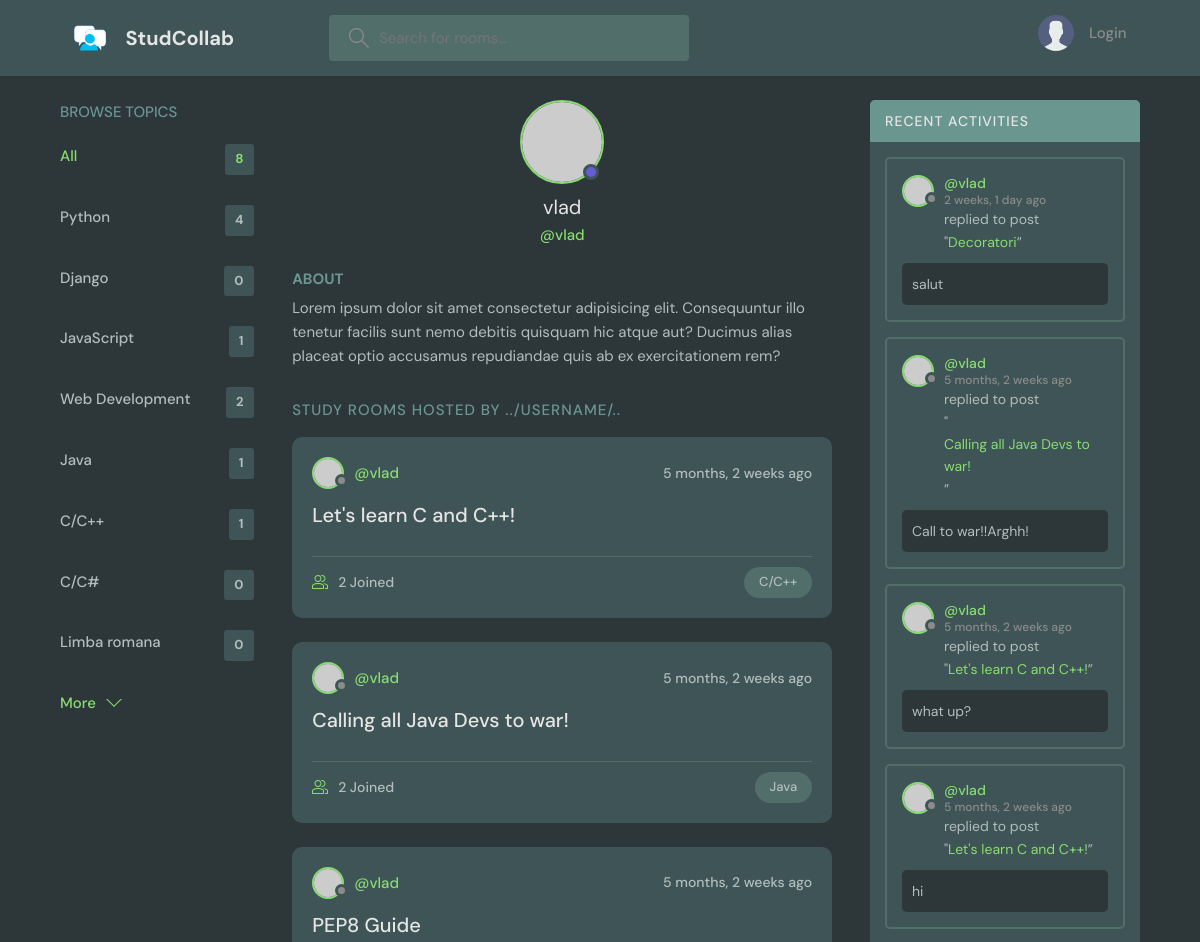
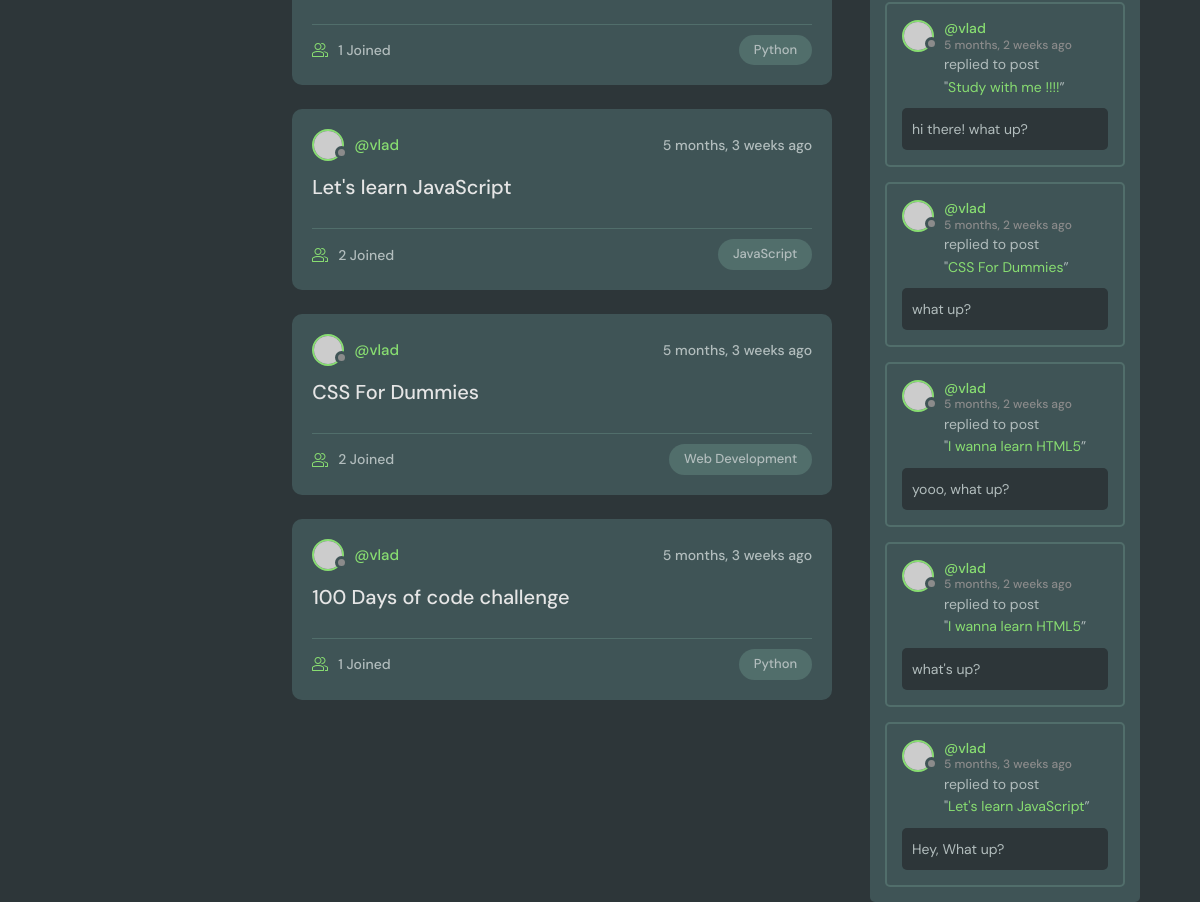
Page /profile/1/ on the committed database (2 pictures, top to bottom).
### base/models.py (models this page shows, shortened)
class Topic(models.Model):
    name = models.CharField(max_length=200)

class Room(models.Model):
    host = models.ForeignKey(User, on_delete=models.SET_NULL, null=True)
    topic = models.ForeignKey(Topic, on_delete=models.SET_NULL, null=True)
    name = models.CharField(max_length=200)
    description = models.TextField(null=True, blank=True)
    participants = models.ManyToManyField(User, related_name='participants',
                                          blank=True)
    updated = models.DateTimeField(auto_now=True)
    created = models.DateTimeField(auto_now_add=True)
    class Meta:
        ordering = ['-updated', '-created']
    def __str__(self):
        return self.name

class Message(models.Model):
    user = models.ForeignKey(User, on_delete=models.CASCADE)
    room = models.ForeignKey(Room, on_delete=models.CASCADE)
    body = models.TextField()
    updated = models.DateTimeField(auto_now=True)
    created = models.DateTimeField(auto_now_add=True)
    class Meta:
        ordering = ['-updated', '-created']

### base/views.py (the view)
# urls.py: path('profile/<str:pk>/', views.user_profile, name="user-profile"),
def user_profile(reqest, pk):
    user = User.objects.get(id=pk)
    rooms = user.room_set.all()
    room_messages = user.message_set.all()
    topics = Topic.objects.all()
    context = {'user': user, 'rooms': rooms,
               'room_messages': room_messages, 'topics': topics}
    return render(reqest, 'base/profile.html', context)

### base/templates/base/profile.html (shortened to what this page needs)
{% extends 'main.html' %}
{% block content %}
<main class="profile-page layout layout--3">
<div class="container">
    {% include 'base/topics_component.html' %}
  <div class="roomList">
    <div class="profile">
      <div class="profile__avatar">
        <div class="avatar avatar--large active">
          <img src="https://randomuser.me/api/portraits/men/11.jpg" />
        </div>
      </div>
      <div class="profile__info">
        <h3>{{ user.username }}</h3>
        <p>@{{ user.username }}</p>
      </div>
      <div class="profile__about">
        <h3>About</h3>
        <p>
          Lorem ipsum dolor sit amet consectetur adipisicing elit. Consequuntur illo tenetur
          facilis sunt nemo debitis quisquam hic atque aut? Ducimus alias placeat optio
          accusamus repudiandae quis ab ex exercitationem rem?
        </p>
      </div>
    </div>
    <div class="roomList__header">
      <div>
        <h2>Study Rooms Hosted by ../username/..</a>
        </h2>
      </div>
    </div>
        {% include 'base/feed_component.html' %}
  </div>
    {% include 'base/activity_component.html' %}
</div>
</main>
{% endblock content %}

### templates/main.html (shortened to what this page needs)
<!DOCTYPE html>
{% load static %}
<html lang="en">
  <head>
    <link rel="stylesheet" href="{% static 'styles/style.css' %}" />
  </head>
  <body>
    {% include 'navbar.html' %}
    {% block content %}
    {% endblock %}
  </body>
</html>

### templates/navbar.html (shortened to what this page needs)
{% load static %}
<header class="header header--loggedIn">
  <div class="container">
    <a href="{% url 'home' %}" class="header__logo">
      <img src="{% static 'images/logo2.svg' %}" />
      <h1>StudCollab</h1>
    </a>
    <form class="header__search" method="GET" action="{% url 'home' %}">
      <label>
        <input name="q" placeholder="Search for rooms..." />
      </label>
    </form>
    <nav class="header__menu">
        {% if request.user.is_authenticated %}
      <div class="header__user">
        <a href="{% url 'update-user' %}">
          <div class="avatar avatar--medium active">
            <img src="https://randomuser.me/api/portraits/men/37.jpg" />
          </div>
          <p>{{ request.user.username }} <span>@{{ request.user.username }}</span></p>
        </a>
        <button class="dropdown-button">
          <svg version="1.1" xmlns="http://www.w3.org/2000/svg" width="32" height="32" viewBox="0 0 32 32">
            <title>chevron-down</title>
            <path d="M16 21l-13-13h-3l16 16 16-16h-3l-13 13z"></path>
          </svg>
        </button>
      </div>
        {% else %}
        <a href="{% url 'login' %}">
            <img src="{% static 'images/avatar.svg' %}" />
            <p>Login</p>
        </a>
        {% endif %}
    </nav>
  </div>
</header>

### base/templates/base/topics_component.html
<div class="topics">
    <div class="topics__header">
        <h2>Browse Topics</h2>
    </div>
    <ul class="topics__list">
        <li>
          <a href="{% url 'home' %}" class="active">All <span>{{ topics.count }}</span></a>
        </li>
        {% for topic in topics %}
        <li>
          <a href="{% url 'home' %}?q={{topic.name}}">{{ topic.name }}
              <span>{{ topic.room_set.all.count }}</span></a>
        </li>
        {% endfor %}
    </ul>
    <a class="btn btn--link" href="{% url 'topics' %}">More
        <svg version="1.1" xmlns="http://www.w3.org/2000/svg" width="32" height="32" viewBox="0 0 32 32">
            <title>chevron-down</title>
            <path d="M16 21l-13-13h-3l16 16 16-16h-3l-13 13z"></path>
        </svg>
    </a>
</div>

### base/templates/base/feed_component.html (shortened to what this page needs)
{% for room in rooms %}
<div class="roomListRoom">
        <div class="roomListRoom__header">
          <a href="{% url 'user-profile' room.host.id %}" class="roomListRoom__author">
            <div class="avatar avatar--small">
              <img src="https://randomuser.me/api/portraits/women/11.jpg" />
            </div>
            <span>@{{ room.host.username }}</span>
          </a>
          <div class="roomListRoom__actions">
            <span>{{ room.created|timesince }} ago</span>
          </div>
        </div>
        <div class="roomListRoom__content">
          <a href="{% url 'room' room.id %}">{{ room.name }}</a>
        </div>
        <div class="roomListRoom__meta">
          <a href="{% url 'room' room.id %}" class="roomListRoom__joined">
            {{ room.participants.all.count }} Joined
          </a>
          <p class="roomListRoom__topic">{{ room.topic.name }}</p>
        </div>
      </div>
{% endfor %}

### base/templates/base/activity_component.html (shortened to what this page needs)
<div class="activities">
      <div class="activities__header">
        <h2>Recent Activities</h2>
      </div>
    {% for message in room_messages %}
      <div class="activities__box">
        <div class="activities__boxHeader roomListRoom__header">
          <a href="{% url 'user-profile' message.user.id%}" class="roomListRoom__author">
            <div class="avatar avatar--small">
              <img src="https://randomuser.me/api/portraits/women/11.jpg" />
            </div>
            <p>
              @{{ message.user }}
              <span>{{ message.created|timesince }} ago</span>
            </p>
          </a>
        </div>
        <div class="activities__boxContent">
          <p>replied to post <br>"<a href="{% url 'room' message.room.id %}">{{ message.room }}</a>”</p>
          <div class="activities__boxRoomContent">
            {{ message.body }}
          </div>
        </div>
      </div>
    {% endfor %}
    </div>

### rows in the picture
Topic: name "Python", room_set.all.count "4"
Topic: name "Django", room_set.all.count "0"
Topic: name "JavaScript", room_set.all.count "1"
Topic: name "Web Development", room_set.all.count "2"
Topic: name "Java", room_set.all.count "1"
Topic: name "C/C++", room_set.all.count "1"
Topic: name "C/C#", room_set.all.count "0"
Topic: name "Limba romana", room_set.all.count "0"
Room: host.username "vlad", created "5 months, 2 weeks", name "Let's learn C and C++!", participants.all.count "2", topic.name "C/C++"
Room: host.username "vlad", created "5 months, 2 weeks", name "Calling all Java Devs to war!", participants.all.count "2", topic.name "Java"
Room: host.username "vlad", created "5 months, 2 weeks", name "PEP8 Guide", participants.all.count "1", topic.name "Python"
Room: host.username "vlad", created "5 months, 3 weeks", name "Let's learn JavaScript", participants.all.count "2", topic.name "JavaScript"
Room: host.username "vlad", created "5 months, 3 weeks", name "CSS For Dummies", participants.all.count "2", topic.name "Web Development"
Room: host.username "vlad", created "5 months, 3 weeks", name "100 Days of code challenge", participants.all.count "1", topic.name "Python"
Message: user "vlad", created "2 weeks, 1 day", room "Decoratori", body "salut"
Message: user "vlad", created "5 months, 2 weeks", room "Calling all Java Devs to war!", body "Call to war!!Arghh!"
Message: user "vlad", created "5 months, 2 weeks", room "Let's learn C and C++!", body "what up?"
Message: user "vlad", created "5 months, 2 weeks", room "Let's learn C and C++!", body "hi"
Message: user "vlad", created "5 months, 2 weeks", room "Study with me !!!!", body "hi there! what up?"
Message: user "vlad", created "5 months, 2 weeks", room "CSS For Dummies", body "what up?"
Message: user "vlad", created "5 months, 2 weeks", room "I wanna learn HTML5", body "yooo, what up?"
Message: user "vlad", created "5 months, 2 weeks", room "I wanna learn HTML5", body "what's up?"
Message: user "vlad", created "5 months, 3 weeks", room "Let's learn JavaScript", body "Hey, What up?"

### other values in the picture
{{ topics.count }} "8"
{{ user.username }} "vlad"
